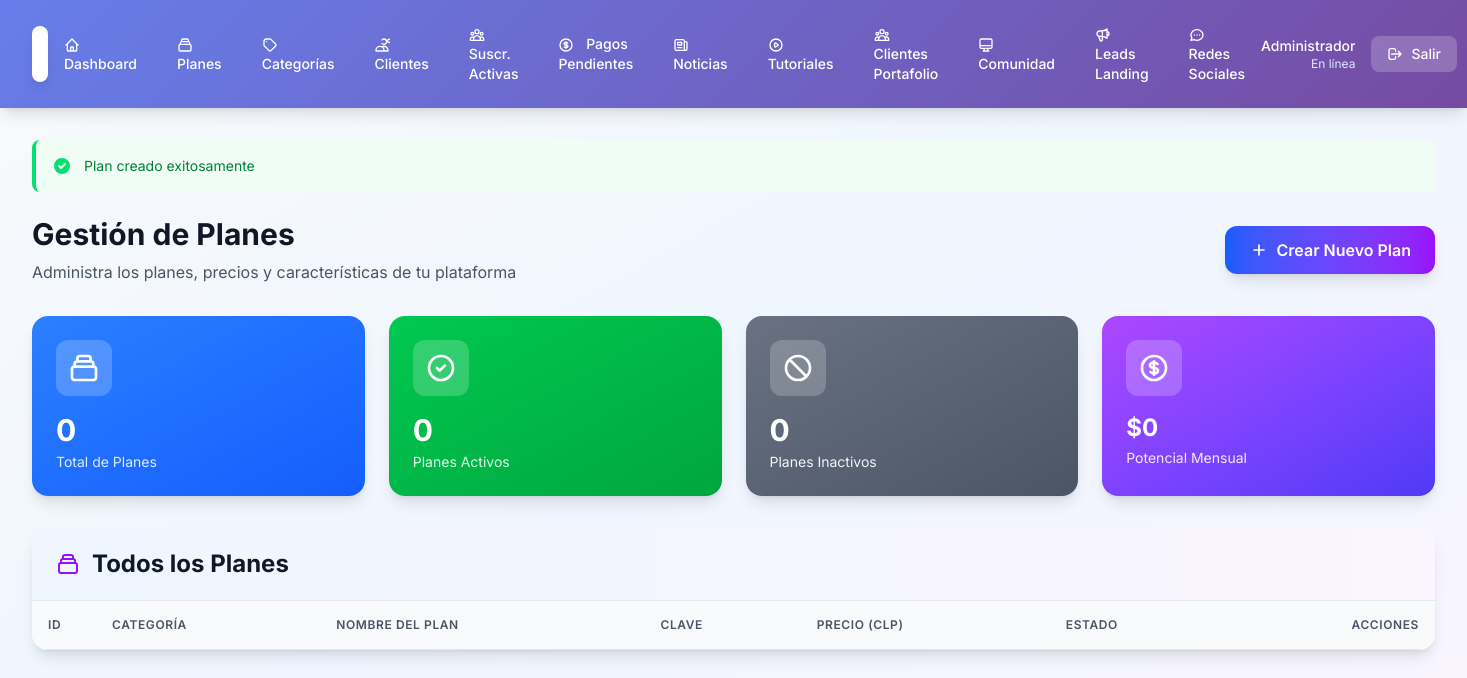
The page /admin/planes.php (signed in) on the database as committed earlier.
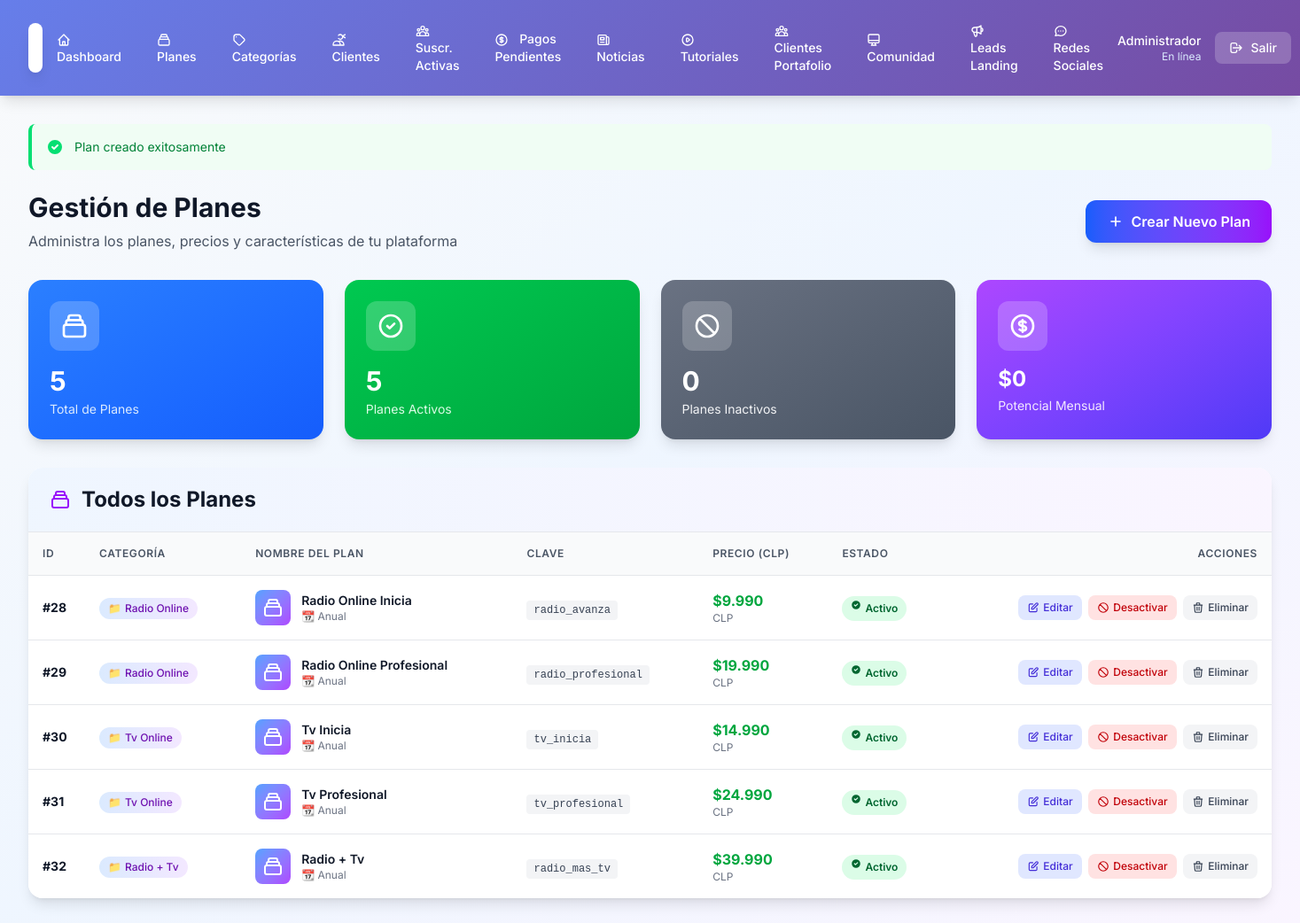
The same page on the database as committed later.
### tables this page shows
CREATE TABLE IF NOT EXISTS `plans` (
  `id` int(11) NOT NULL AUTO_INCREMENT,
  `plan_key` varchar(50) NOT NULL,
  `plan_name` varchar(255) NOT NULL,
  `price` int(11) NOT NULL,
  `title` varchar(255) DEFAULT NULL,
  `icon` varchar(50) DEFAULT NULL,
  `image_url` varchar(500) DEFAULT NULL,
  `description` text DEFAULT NULL,
  `features` longtext DEFAULT NULL CHECK (json_valid(`features`)),
  `monthly_price` int(11) DEFAULT NULL,
  `annual_price` int(11) DEFAULT NULL,
  `billing_note` varchar(255) DEFAULT NULL,
  `demo_url` varchar(500) DEFAULT NULL,
  `category_id` int(11) DEFAULT NULL,
  `is_active` tinyint(1) DEFAULT 1,
  `created_at` timestamp NOT NULL DEFAULT current_timestamp(),
  `updated_at` timestamp NOT NULL DEFAULT current_timestamp() ON UPDATE current_timestamp(),
  PRIMARY KEY (`id`),
  UNIQUE KEY `plan_key` (`plan_key`),
  KEY `idx_category` (`category_id`),
  KEY `idx_active` (`is_active`)
);

CREATE TABLE IF NOT EXISTS `plan_categories` (
  `id` int(11) NOT NULL AUTO_INCREMENT,
  `name` varchar(100) NOT NULL,
  `slug` varchar(100) NOT NULL,
  `description` text DEFAULT NULL,
  `icon` varchar(50) DEFAULT NULL,
  `display_order` int(11) DEFAULT 0,
  `is_active` tinyint(1) DEFAULT 1,
  `created_at` timestamp NOT NULL DEFAULT current_timestamp(),
  `updated_at` timestamp NOT NULL DEFAULT current_timestamp() ON UPDATE current_timestamp(),
  PRIMARY KEY (`id`),
  UNIQUE KEY `slug` (`slug`),
  KEY `idx_slug` (`slug`),
  KEY `idx_display_order` (`display_order`)
);

### admin/planes.php (the view, shortened to what the rows shown need)
<?php
include 'header.php';
$pdo = getDatabase();
$plans_stmt = $pdo->query("
    SELECT p.*, c.name as category_name, c.icon as category_icon, c.slug as category_slug
    FROM plans p
    LEFT JOIN plan_categories c ON p.category_id = c.id
    ORDER BY c.display_order ASC, p.id ASC
");
$plans = $plans_stmt->fetchAll(PDO::FETCH_ASSOC);
?>
<div class="mb-8">
    <div class="flex justify-between items-center">
        <div>
            <h2 class="text-3xl font-bold text-gray-900 mb-2">Gestión de Planes</h2>
        </div>
    </div>
</div>
<div class="bg-white rounded-2xl shadow-lg overflow-hidden">
    <div class="px-6 py-5 border-b border-gray-200 bg-gradient-to-r from-blue-50 to-purple-50">
        <h2 class="text-2xl font-bold text-gray-900 flex items-center">
            Todos los Planes
        </h2>
    </div>
    <div class="overflow-x-auto">
        <table class="min-w-full divide-y divide-gray-200">
            <thead class="bg-gray-50">
                <tr>
                    <th scope="col" class="px-4 py-4 text-left text-xs font-semibold text-gray-600 uppercase tracking-wider w-16">ID</th>
                    <th scope="col" class="px-4 py-4 text-left text-xs font-semibold text-gray-600 uppercase tracking-wider">Categoría</th>
                    <th scope="col" class="px-4 py-4 text-left text-xs font-semibold text-gray-600 uppercase tracking-wider">Nombre del Plan</th>
                    <th scope="col" class="px-4 py-4 text-left text-xs font-semibold text-gray-600 uppercase tracking-wider">Clave</th>
                    <th scope="col" class="px-4 py-4 text-left text-xs font-semibold text-gray-600 uppercase tracking-wider">Precio (CLP)</th>
                    <th scope="col" class="px-4 py-4 text-left text-xs font-semibold text-gray-600 uppercase tracking-wider">Estado</th>
                    <th scope="col" class="px-4 py-4 text-right text-xs font-semibold text-gray-600 uppercase tracking-wider">Acciones</th>
                </tr>
            </thead>
            <tbody class="bg-white divide-y divide-gray-200">
                <?php foreach ($plans as $plan): ?>
                    <tr class="hover:bg-gray-50 transition-colors duration-200">
                        <td class="px-4 py-4 whitespace-nowrap">
                            <div class="text-sm font-bold text-gray-900">#<?php echo $plan['id']; ?></div>
                        </td>
                        <td class="px-4 py-4 whitespace-nowrap">
                            <?php if ($plan['category_name']): ?>
                                <span class="inline-flex items-center px-2.5 py-1 rounded-full text-xs font-medium bg-gradient-to-r from-blue-100 to-purple-100 text-purple-800">
                                    <span class="mr-1"><?php echo htmlspecialchars($plan['category_icon'] ?: '📁'); ?></span>
                                    <?php echo htmlspecialchars($plan['category_name']); ?>
                                </span>
                            <?php else: ?>
                                <span class="text-xs text-gray-400">Sin categoría</span>
                            <?php endif; ?>
                        </td>
                        <td class="px-4 py-4 whitespace-nowrap">
                            <div class="flex items-center">
                                <div class="flex-shrink-0 h-10 w-10 bg-gradient-to-br from-blue-400 to-purple-500 rounded-lg flex items-center justify-center">
                                    <svg class="w-6 h-6 text-white" fill="none" stroke="currentColor" viewBox="0 0 24 24">
                                        <path stroke-linecap="round" stroke-linejoin="round" stroke-width="2" d="M19 11H5m14 0a2 2 0 012 2v6a2 2 0 01-2 2H5a2 2 0 01-2-2v-6a2 2 0 012-2m14 0V9a2 2 0 00-2-2M5 11V9a2 2 0 012-2m0 0V5a2 2 0 012-2h6a2 2 0 012 2v2M7 7h10"/>
                                    </svg>
                                </div>
                                <div class="ml-3">
                                    <div class="text-sm font-semibold text-gray-900"><?php echo htmlspecialchars($plan['plan_name']); ?></div>
                                    <div class="text-xs text-gray-500">
                                        <?php
                                        echo strpos($plan['plan_key'], 'monthly') !== false ? '📅 Mensual' : '📆 Anual';
                                        ?>
                                    </div>
                                </div>
                            </div>
                        </td>
                        <td class="px-4 py-4 whitespace-nowrap">
                            <code class="text-xs bg-gray-100 px-2 py-1 rounded text-gray-700"><?php echo htmlspecialchars($plan['plan_key']); ?></code>
                        </td>
                        <td class="px-4 py-4 whitespace-nowrap">
                            <div class="text-base font-bold text-green-600">$<?php echo number_format($plan['price'], 0, ',', '.'); ?></div>
                            <div class="text-xs text-gray-500">CLP</div>
                        </td>
                        <td class="px-4 py-4 whitespace-nowrap">
                            <?php if ($plan['is_active']): ?>
                                <span class="px-2.5 py-1 inline-flex text-xs leading-5 font-semibold rounded-full bg-green-100 text-green-800">
                                    <svg class="w-3 h-3 mr-1" fill="currentColor" viewBox="0 0 20 20">
                                        <path fill-rule="evenodd" d="M10 18a8 8 0 100-16 8 8 0 000 16zm3.707-9.293a1 1 0 00-1.414-1.414L9 10.586 7.707 9.293a1 1 0 00-1.414 1.414l2 2a1 1 0 001.414 0l4-4z" clip-rule="evenodd"/>
                                    </svg>
                                    Activo
                                </span>
                            <?php endif; ?>
                        </td>
                        <td class="px-4 py-4 whitespace-nowrap text-right text-sm font-medium space-x-1">
                            <a href="edit_plan.php?id=<?php echo $plan['id']; ?>" class="inline-flex items-center px-2.5 py-1.5 bg-indigo-100 hover:bg-indigo-200 text-indigo-700 rounded-lg transition-colors duration-200 text-xs">
                                <svg class="w-3.5 h-3.5 mr-1" fill="none" stroke="currentColor" viewBox="0 0 24 24">
                                    <path stroke-linecap="round" stroke-linejoin="round" stroke-width="2" d="M11 5H6a2 2 0 00-2 2v11a2 2 0 002 2h11a2 2 0 002-2v-5m-1.414-9.414a2 2 0 112.828 2.828L11.828 15H9v-2.828l8.586-8.586z"/>
                                </svg>
                                Editar
                            </a>
                            <?php if ($plan['is_active']): ?>
                                <button onclick="togglePlanStatus(<?php echo $plan['id']; ?>, 0)" class="inline-flex items-center px-2.5 py-1.5 bg-red-100 hover:bg-red-200 text-red-700 rounded-lg transition-colors duration-200 text-xs">
                                    <svg class="w-3.5 h-3.5 mr-1" fill="none" stroke="currentColor" viewBox="0 0 24 24">
                                        <path stroke-linecap="round" stroke-linejoin="round" stroke-width="2" d="M18.364 18.364A9 9 0 005.636 5.636m12.728 12.728A9 9 0 015.636 5.636m12.728 12.728L5.636 5.636"/>
                                    </svg>
                                    Desactivar
                                </button>
                            <?php endif; ?>
                            <button onclick="deletePlan(<?php echo $plan['id']; ?>, '<?php echo htmlspecialchars($plan['plan_name'], ENT_QUOTES); ?>')" class="inline-flex items-center px-2.5 py-1.5 bg-gray-100 hover:bg-gray-200 text-gray-700 rounded-lg transition-colors duration-200 text-xs">
                                <svg class="w-3.5 h-3.5 mr-1" fill="none" stroke="currentColor" viewBox="0 0 24 24">
                                    <path stroke-linecap="round" stroke-linejoin="round" stroke-width="2" d="M19 7l-.867 12.142A2 2 0 0116.138 21H7.862a2 2 0 01-1.995-1.858L5 7m5 4v6m4-6v6m1-10V4a1 1 0 00-1-1h-4a1 1 0 00-1 1v3M4 7h16"/>
                                </svg>
                                Eliminar
                            </button>
                        </td>
                    </tr>
                <?php endforeach; ?>
            </tbody>
        </table>
    </div>
</div>
<?php include 'footer.php'; ?>

Rows that differ between the two databases and show on the page:
added plans: id "28", category.icon "📁", category.name "Radio Online", plan_name "Radio Online Inicia", shows "📆 Anual", plan_key "radio_avanza", price "9.990", is_active 1 (drawn)
added plans: id "29", category.icon "📁", category.name "Radio Online", plan_name "Radio Online Profesional", shows "📆 Anual", plan_key "radio_profesional", price "19.990", is_active 1 (drawn)
added plans: id "30", category.icon "📁", category.name "Tv Online", plan_name "Tv Inicia", shows "📆 Anual", plan_key "tv_inicia", price "14.990", is_active 1 (drawn)
added plans: id "31", category.icon "📁", category.name "Tv Online", plan_name "Tv Profesional", shows "📆 Anual", plan_key "tv_profesional", price "24.990", is_active 1 (drawn)
added plans: id "32", category.icon "📁", category.name "Radio + Tv", plan_name "Radio + Tv", shows "📆 Anual", plan_key "radio_mas_tv", price "39.990", is_active 1 (drawn)
Other text that changed with them:
$total_plans: "0" → "5"
$active_plans: "0" → "5"
